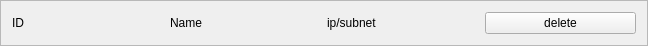
<?xml version="1.0" encoding="UTF-8"?>
<ui version="4.0">
 <class>QNetworkWidget</class>
 <widget class="QFrame" name="QNetworkWidget">
  <property name="geometry">
   <rect>
    <x>0</x>
    <y>0</y>
    <width>648</width>
    <height>43</height>
   </rect>
  </property>
  <property name="maximumSize">
   <size>
    <width>16777215</width>
    <height>43</height>
   </size>
  </property>
  <property name="windowTitle">
   <string>Frame</string>
  </property>
  <property name="frameShape">
   <enum>QFrame::StyledPanel</enum>
  </property>
  <property name="frameShadow">
   <enum>QFrame::Raised</enum>
  </property>
  <layout class="QGridLayout" name="gridLayout">
   <item row="0" column="0">
    <widget class="QLabel" name="labelId">
     <property name="text">
      <string>ID</string>
     </property>
    </widget>
   </item>
   <item row="0" column="1">
    <widget class="QLabel" name="labelName">
     <property name="text">
      <string>Name</string>
     </property>
    </widget>
   </item>
   <item row="0" column="2">
    <widget class="QLabel" name="labelSubnet">
     <property name="text">
      <string>ip/subnet</string>
     </property>
    </widget>
   </item>
   <item row="0" column="3">
    <widget class="QPushButton" name="deleteNet">
     <property name="text">
      <string>delete</string>
     </property>
    </widget>
   </item>
  </layout>
 </widget>
 <resources/>
 <connections/>
</ui>
